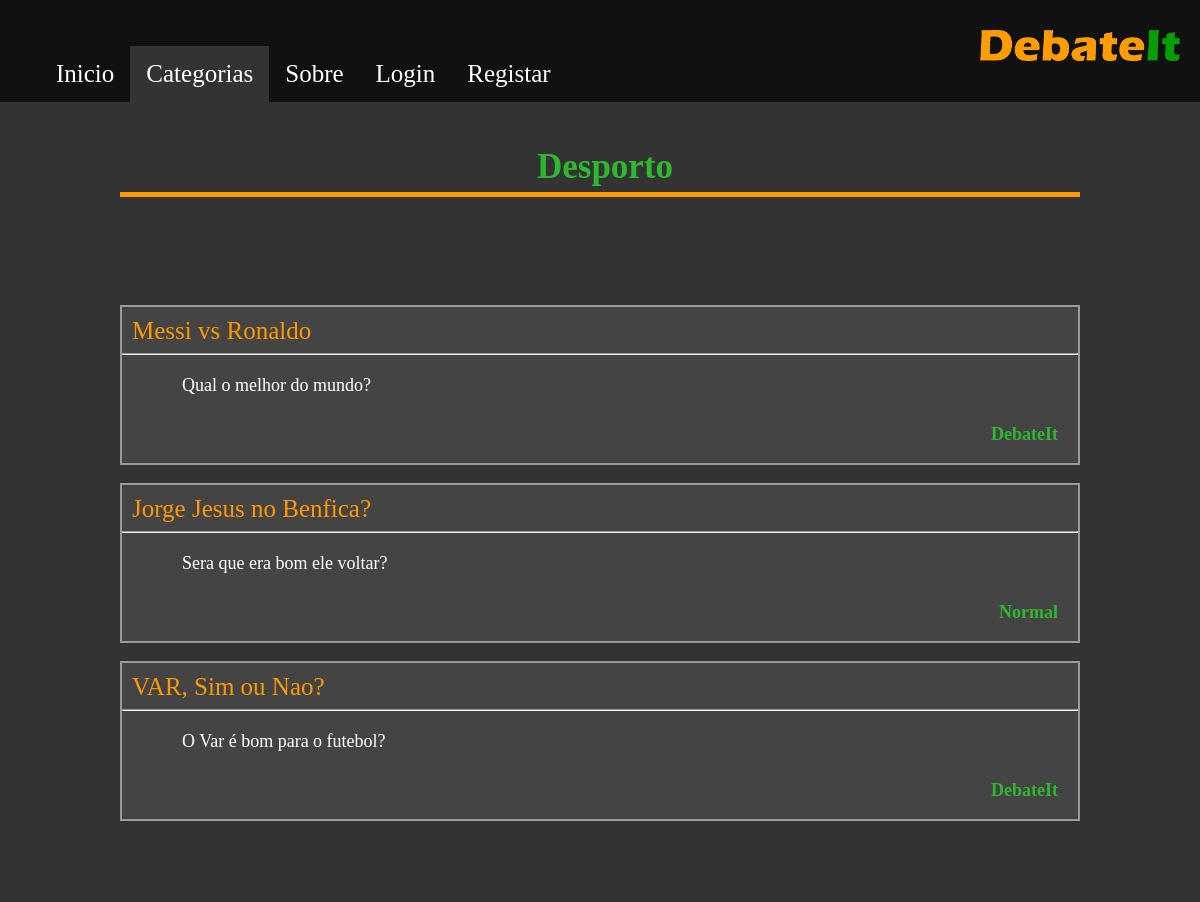
Page /category/1/ on the committed database.
### forum/models.py (models this page shows, shortened)
class Category(models.Model):
    title = models.CharField(max_length=100)
    key = models.IntegerField()

class Discussion(models.Model):
    title = models.CharField(max_length=100)
    descr = models.TextField(default="")
    owner = models.ForeignKey(User, on_delete=models.CASCADE)
    category = models.ForeignKey(Category, on_delete=models.CASCADE)
    mode = models.ForeignKey(DebateMode, on_delete=models.CASCADE)
    options = models.ManyToManyField(DebateOption)
    team1 = models.ManyToManyField(User, related_name='team1', default=None)
    team2 = models.ManyToManyField(User, related_name='team2', default=None)

class DebateMode(models.Model):
    title = models.CharField(max_length=100)
    key = models.IntegerField()

### forum/views.py (the view)
# urls.py: url(r'^category/(?P<category_id>[0-9]+)/$', views.category_details, name='forum_category'),
def category_details(request, category_id):
    logged_in = request.user.is_authenticated
    cat = Category.objects.get(key=category_id)
    context = {
        'logged_in': logged_in,
        'category': cat,
        'discussions': Discussion.objects.filter(category=cat),
        'active': 'categories'
    }
    return render(request, "forum/CategoryDetails.html", context)

### forum/templates/forum/CategoryDetails.html (shortened to what this page needs)
{% extends 'forum/Base.html' %}
{% block content %}
    <section class="category_container">
        <h1> {{ category.title }} </h1><br>
        <div class="category_disc_list">
            {% for disc in discussions %}
                <a href="{% url 'forum_discussion' disc.id %}">
                    <div class="category_row">
                        <p class="category_disc_title">{{ disc.title }}</p>
                        <hr>
                        <p class="category_disc_descr">{{ disc.descr }}</p>
                        <p class="category_disc_mode">{{ disc.mode.title }}</p>
                    </div>
                </a><br>
            {% endfor %}
        </div>
    </section>
{% endblock content %}

### forum/static/forum/style.css (style rules this page uses)
body { color: white; margin: 0; font-family: "Bookman Old Style"; }
h1 { margin: 0; }
.category_container { width: 80%; margin: auto; padding-top: 40px; }
.category_container a { text-decoration: none; color: #999; }
.category_container h1 { float: top; font-size: 35px; border-bottom: 5px solid #ff9900; color: #2eb82e; padding: 5px 0 5px 10px; text-align: center; }
.category_disc_list { margin-top: 90px; }
.category_row { border: 2px solid #999; background-color: #444; overflow: hidden; }
.category_disc_title { color: #ff9900; font-size: 25px; margin: 0 0 5px 10px; padding-top: 10px; }
.category_disc_descr { color: white; font-size: 18px; margin: 20px 60px 10px 60px }
.category_disc_mode { color: #2eb82e; font-size: 18px; float: right; margin-right: 20px; font-weight: bold; }

### rows in the picture
Category: title "Desporto"
Discussion: title "Messi vs Ronaldo", descr "Qual o melhor do mundo?", mode "DebateIt"
Discussion: title "Jorge Jesus no Benfica?", descr "Sera que era bom ele voltar?", mode "Normal"
Discussion: title "VAR, Sim ou Nao?", descr "O Var é bom para o futebol?", mode "DebateIt"
